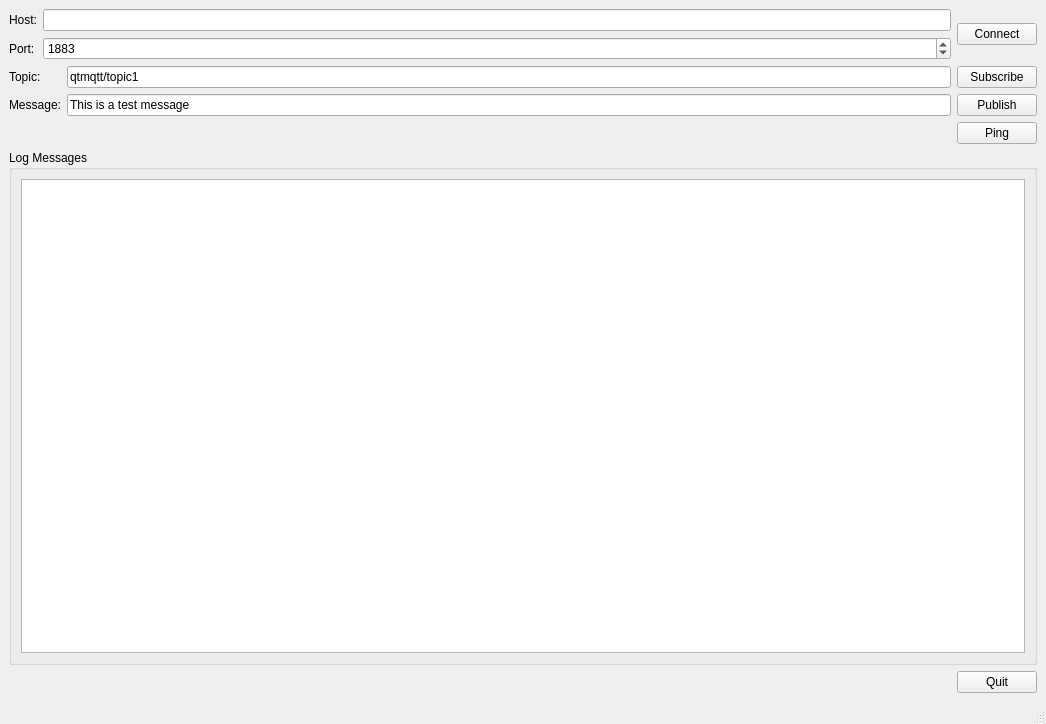
<?xml version="1.0" encoding="UTF-8"?>
<ui version="4.0">
 <class>MainWindow</class>
 <widget class="QMainWindow" name="MainWindow">
  <property name="geometry">
   <rect>
    <x>0</x>
    <y>0</y>
    <width>1046</width>
    <height>724</height>
   </rect>
  </property>
  <property name="windowTitle">
   <string>MainWindow</string>
  </property>
  <widget class="QWidget" name="centralwidget">
   <property name="sizePolicy">
    <sizepolicy hsizetype="Expanding" vsizetype="Expanding">
     <horstretch>0</horstretch>
     <verstretch>0</verstretch>
    </sizepolicy>
   </property>
   <layout class="QGridLayout" name="gridLayout_3">
    <item row="0" column="0">
     <layout class="QVBoxLayout" name="verticalLayout">
      <item>
       <layout class="QGridLayout" name="gridLayout_2">
        <item row="0" column="0">
         <layout class="QFormLayout" name="formLayout">
          <item row="0" column="0">
           <widget class="QLabel" name="label">
            <property name="text">
             <string>Host:</string>
            </property>
           </widget>
          </item>
          <item row="0" column="1">
           <widget class="QLineEdit" name="lineEditHost">
            <property name="text">
             <string/>
            </property>
           </widget>
          </item>
          <item row="1" column="0">
           <widget class="QLabel" name="label_2">
            <property name="text">
             <string>Port:</string>
            </property>
           </widget>
          </item>
          <item row="1" column="1">
           <widget class="QSpinBox" name="spinBoxPort">
            <property name="maximum">
             <number>99999</number>
            </property>
            <property name="value">
             <number>1883</number>
            </property>
           </widget>
          </item>
         </layout>
        </item>
        <item row="0" column="1">
         <layout class="QHBoxLayout" name="horizontalLayout">
          <item>
           <widget class="QPushButton" name="buttonConnect">
            <property name="text">
             <string>Connect</string>
            </property>
           </widget>
          </item>
         </layout>
        </item>
       </layout>
      </item>
      <item>
       <layout class="QGridLayout" name="gridLayout">
        <item row="0" column="1">
         <widget class="QLineEdit" name="lineEditTopic">
          <property name="text">
           <string>qtmqtt/topic1</string>
          </property>
         </widget>
        </item>
        <item row="0" column="0">
         <widget class="QLabel" name="label_3">
          <property name="text">
           <string>Topic:</string>
          </property>
         </widget>
        </item>
        <item row="1" column="0">
         <widget class="QLabel" name="label_4">
          <property name="text">
           <string>Message:</string>
          </property>
         </widget>
        </item>
        <item row="1" column="2">
         <widget class="QPushButton" name="buttonPublish">
          <property name="text">
           <string>Publish</string>
          </property>
         </widget>
        </item>
        <item row="0" column="2">
         <widget class="QPushButton" name="buttonSubscribe">
          <property name="text">
           <string>Subscribe</string>
          </property>
         </widget>
        </item>
        <item row="1" column="1">
         <widget class="QLineEdit" name="lineEditMessage">
          <property name="text">
           <string>This is a test message</string>
          </property>
         </widget>
        </item>
        <item row="2" column="2">
         <widget class="QPushButton" name="buttonPing">
          <property name="text">
           <string>Ping</string>
          </property>
         </widget>
        </item>
       </layout>
      </item>
      <item>
       <widget class="QGroupBox" name="groupBox">
        <property name="title">
         <string>Log Messages</string>
        </property>
        <layout class="QHBoxLayout" name="horizontalLayout_2">
         <item>
          <widget class="QPlainTextEdit" name="editLog"/>
         </item>
        </layout>
       </widget>
      </item>
      <item>
       <layout class="QHBoxLayout" name="horizontalLayout_3">
        <item>
         <spacer name="horizontalSpacer">
          <property name="orientation">
           <enum>Qt::Horizontal</enum>
          </property>
          <property name="sizeHint" stdset="0">
           <size>
            <width>40</width>
            <height>20</height>
           </size>
          </property>
         </spacer>
        </item>
        <item>
         <widget class="QPushButton" name="buttonQuit">
          <property name="text">
           <string>Quit</string>
          </property>
         </widget>
        </item>
       </layout>
      </item>
     </layout>
    </item>
   </layout>
  </widget>
  <widget class="QMenuBar" name="menubar">
   <property name="geometry">
    <rect>
     <x>0</x>
     <y>0</y>
     <width>1046</width>
     <height>23</height>
    </rect>
   </property>
  </widget>
  <widget class="QStatusBar" name="statusbar"/>
 </widget>
 <resources/>
 <connections/>
</ui>
